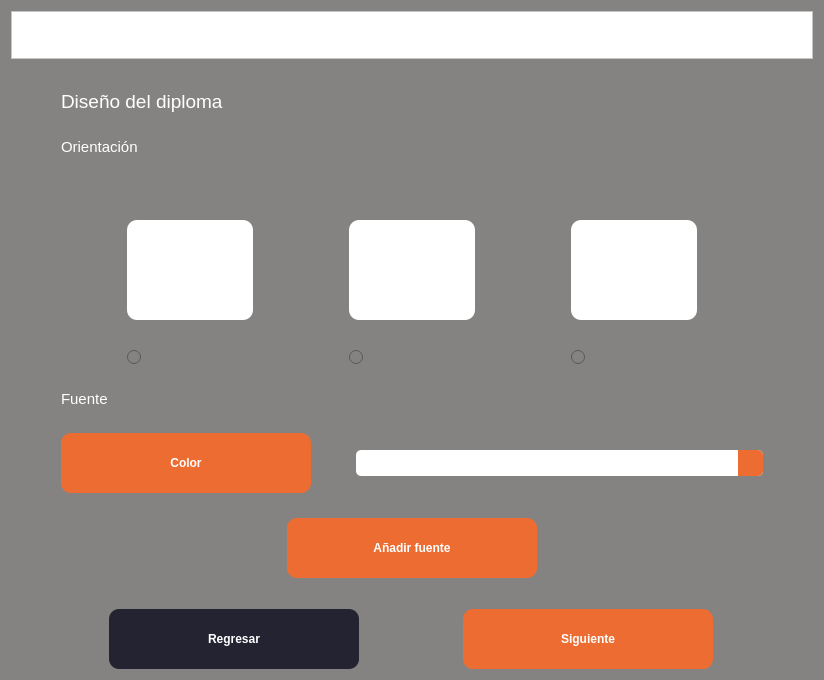
<?xml version="1.0" encoding="UTF-8"?>
<ui version="4.0">
 <class>Form</class>
 <widget class="QWidget" name="Form">
  <property name="geometry">
   <rect>
    <x>0</x>
    <y>0</y>
    <width>824</width>
    <height>680</height>
   </rect>
  </property>
  <property name="palette">
   <palette>
    <active>
     <colorrole role="WindowText">
      <brush brushstyle="SolidPattern">
       <color alpha="255">
        <red>255</red>
        <green>255</green>
        <blue>255</blue>
       </color>
      </brush>
     </colorrole>
     <colorrole role="Button">
      <brush brushstyle="SolidPattern">
       <color alpha="255">
        <red>132</red>
        <green>131</green>
        <blue>130</blue>
       </color>
      </brush>
     </colorrole>
     <colorrole role="Light">
      <brush brushstyle="SolidPattern">
       <color alpha="255">
        <red>255</red>
        <green>255</green>
        <blue>255</blue>
       </color>
      </brush>
     </colorrole>
     <colorrole role="Midlight">
      <brush brushstyle="SolidPattern">
       <color alpha="255">
        <red>255</red>
        <green>255</green>
        <blue>255</blue>
       </color>
      </brush>
     </colorrole>
     <colorrole role="Dark">
      <brush brushstyle="SolidPattern">
       <color alpha="255">
        <red>127</red>
        <green>127</green>
        <blue>127</blue>
       </color>
      </brush>
     </colorrole>
     <colorrole role="Mid">
      <brush brushstyle="SolidPattern">
       <color alpha="255">
        <red>170</red>
        <green>170</green>
        <blue>170</blue>
       </color>
      </brush>
     </colorrole>
     <colorrole role="Text">
      <brush brushstyle="SolidPattern">
       <color alpha="255">
        <red>255</red>
        <green>255</green>
        <blue>255</blue>
       </color>
      </brush>
     </colorrole>
     <colorrole role="BrightText">
      <brush brushstyle="SolidPattern">
       <color alpha="255">
        <red>255</red>
        <green>255</green>
        <blue>255</blue>
       </color>
      </brush>
     </colorrole>
     <colorrole role="ButtonText">
      <brush brushstyle="SolidPattern">
       <color alpha="255">
        <red>255</red>
        <green>255</green>
        <blue>255</blue>
       </color>
      </brush>
     </colorrole>
     <colorrole role="Base">
      <brush brushstyle="SolidPattern">
       <color alpha="255">
        <red>132</red>
        <green>131</green>
        <blue>130</blue>
       </color>
      </brush>
     </colorrole>
     <colorrole role="Window">
      <brush brushstyle="SolidPattern">
       <color alpha="255">
        <red>132</red>
        <green>131</green>
        <blue>130</blue>
       </color>
      </brush>
     </colorrole>
     <colorrole role="Shadow">
      <brush brushstyle="SolidPattern">
       <color alpha="255">
        <red>0</red>
        <green>0</green>
        <blue>0</blue>
       </color>
      </brush>
     </colorrole>
     <colorrole role="AlternateBase">
      <brush brushstyle="SolidPattern">
       <color alpha="255">
        <red>255</red>
        <green>255</green>
        <blue>255</blue>
       </color>
      </brush>
     </colorrole>
     <colorrole role="ToolTipBase">
      <brush brushstyle="SolidPattern">
       <color alpha="255">
        <red>255</red>
        <green>255</green>
        <blue>220</blue>
       </color>
      </brush>
     </colorrole>
     <colorrole role="ToolTipText">
      <brush brushstyle="SolidPattern">
       <color alpha="255">
        <red>0</red>
        <green>0</green>
        <blue>0</blue>
       </color>
      </brush>
     </colorrole>
    </active>
    <inactive>
     <colorrole role="WindowText">
      <brush brushstyle="SolidPattern">
       <color alpha="255">
        <red>255</red>
        <green>255</green>
        <blue>255</blue>
       </color>
      </brush>
     </colorrole>
     <colorrole role="Button">
      <brush brushstyle="SolidPattern">
       <color alpha="255">
        <red>132</red>
        <green>131</green>
        <blue>130</blue>
       </color>
      </brush>
     </colorrole>
     <colorrole role="Light">
      <brush brushstyle="SolidPattern">
       <color alpha="255">
        <red>255</red>
        <green>255</green>
        <blue>255</blue>
       </color>
      </brush>
     </colorrole>
     <colorrole role="Midlight">
      <brush brushstyle="SolidPattern">
       <color alpha="255">
        <red>255</red>
        <green>255</green>
        <blue>255</blue>
       </color>
      </brush>
     </colorrole>
     <colorrole role="Dark">
      <brush brushstyle="SolidPattern">
       <color alpha="255">
        <red>127</red>
        <green>127</green>
        <blue>127</blue>
       </color>
      </brush>
     </colorrole>
     <colorrole role="Mid">
      <brush brushstyle="SolidPattern">
       <color alpha="255">
        <red>170</red>
        <green>170</green>
        <blue>170</blue>
       </color>
      </brush>
     </colorrole>
     <colorrole role="Text">
      <brush brushstyle="SolidPattern">
       <color alpha="255">
        <red>255</red>
        <green>255</green>
        <blue>255</blue>
       </color>
      </brush>
     </colorrole>
     <colorrole role="BrightText">
      <brush brushstyle="SolidPattern">
       <color alpha="255">
        <red>255</red>
        <green>255</green>
        <blue>255</blue>
       </color>
      </brush>
     </colorrole>
     <colorrole role="ButtonText">
      <brush brushstyle="SolidPattern">
       <color alpha="255">
        <red>255</red>
        <green>255</green>
        <blue>255</blue>
       </color>
      </brush>
     </colorrole>
     <colorrole role="Base">
      <brush brushstyle="SolidPattern">
       <color alpha="255">
        <red>132</red>
        <green>131</green>
        <blue>130</blue>
       </color>
      </brush>
     </colorrole>
     <colorrole role="Window">
      <brush brushstyle="SolidPattern">
       <color alpha="255">
        <red>132</red>
        <green>131</green>
        <blue>130</blue>
       </color>
      </brush>
     </colorrole>
     <colorrole role="Shadow">
      <brush brushstyle="SolidPattern">
       <color alpha="255">
        <red>0</red>
        <green>0</green>
        <blue>0</blue>
       </color>
      </brush>
     </colorrole>
     <colorrole role="AlternateBase">
      <brush brushstyle="SolidPattern">
       <color alpha="255">
        <red>255</red>
        <green>255</green>
        <blue>255</blue>
       </color>
      </brush>
     </colorrole>
     <colorrole role="ToolTipBase">
      <brush brushstyle="SolidPattern">
       <color alpha="255">
        <red>255</red>
        <green>255</green>
        <blue>220</blue>
       </color>
      </brush>
     </colorrole>
     <colorrole role="ToolTipText">
      <brush brushstyle="SolidPattern">
       <color alpha="255">
        <red>0</red>
        <green>0</green>
        <blue>0</blue>
       </color>
      </brush>
     </colorrole>
    </inactive>
    <disabled>
     <colorrole role="WindowText">
      <brush brushstyle="SolidPattern">
       <color alpha="255">
        <red>255</red>
        <green>255</green>
        <blue>255</blue>
       </color>
      </brush>
     </colorrole>
     <colorrole role="Button">
      <brush brushstyle="SolidPattern">
       <color alpha="255">
        <red>132</red>
        <green>131</green>
        <blue>130</blue>
       </color>
      </brush>
     </colorrole>
     <colorrole role="Light">
      <brush brushstyle="SolidPattern">
       <color alpha="255">
        <red>255</red>
        <green>255</green>
        <blue>255</blue>
       </color>
      </brush>
     </colorrole>
     <colorrole role="Midlight">
      <brush brushstyle="SolidPattern">
       <color alpha="255">
        <red>255</red>
        <green>255</green>
        <blue>255</blue>
       </color>
      </brush>
     </colorrole>
     <colorrole role="Dark">
      <brush brushstyle="SolidPattern">
       <color alpha="255">
        <red>127</red>
        <green>127</green>
        <blue>127</blue>
       </color>
      </brush>
     </colorrole>
     <colorrole role="Mid">
      <brush brushstyle="SolidPattern">
       <color alpha="255">
        <red>170</red>
        <green>170</green>
        <blue>170</blue>
       </color>
      </brush>
     </colorrole>
     <colorrole role="Text">
      <brush brushstyle="SolidPattern">
       <color alpha="255">
        <red>255</red>
        <green>255</green>
        <blue>255</blue>
       </color>
      </brush>
     </colorrole>
     <colorrole role="BrightText">
      <brush brushstyle="SolidPattern">
       <color alpha="255">
        <red>255</red>
        <green>255</green>
        <blue>255</blue>
       </color>
      </brush>
     </colorrole>
     <colorrole role="ButtonText">
      <brush brushstyle="SolidPattern">
       <color alpha="255">
        <red>255</red>
        <green>255</green>
        <blue>255</blue>
       </color>
      </brush>
     </colorrole>
     <colorrole role="Base">
      <brush brushstyle="SolidPattern">
       <color alpha="255">
        <red>132</red>
        <green>131</green>
        <blue>130</blue>
       </color>
      </brush>
     </colorrole>
     <colorrole role="Window">
      <brush brushstyle="SolidPattern">
       <color alpha="255">
        <red>132</red>
        <green>131</green>
        <blue>130</blue>
       </color>
      </brush>
     </colorrole>
     <colorrole role="Shadow">
      <brush brushstyle="SolidPattern">
       <color alpha="255">
        <red>0</red>
        <green>0</green>
        <blue>0</blue>
       </color>
      </brush>
     </colorrole>
     <colorrole role="AlternateBase">
      <brush brushstyle="SolidPattern">
       <color alpha="255">
        <red>255</red>
        <green>255</green>
        <blue>255</blue>
       </color>
      </brush>
     </colorrole>
     <colorrole role="ToolTipBase">
      <brush brushstyle="SolidPattern">
       <color alpha="255">
        <red>255</red>
        <green>255</green>
        <blue>220</blue>
       </color>
      </brush>
     </colorrole>
     <colorrole role="ToolTipText">
      <brush brushstyle="SolidPattern">
       <color alpha="255">
        <red>0</red>
        <green>0</green>
        <blue>0</blue>
       </color>
      </brush>
     </colorrole>
    </disabled>
   </palette>
  </property>
  <property name="windowTitle">
   <string>Generador de Diplomas</string>
  </property>
  <property name="autoFillBackground">
   <bool>false</bool>
  </property>
  <property name="styleSheet">
   <string notr="true">color: white;
background-color: rgb(132, 131, 130);</string>
  </property>
  <layout class="QVBoxLayout" name="verticalLayout_3">
   <item>
    <widget class="QFrame" name="frame">
     <property name="sizePolicy">
      <sizepolicy hsizetype="Preferred" vsizetype="Fixed">
       <horstretch>0</horstretch>
       <verstretch>0</verstretch>
      </sizepolicy>
     </property>
     <property name="maximumSize">
      <size>
       <width>16777215</width>
       <height>81</height>
      </size>
     </property>
     <property name="autoFillBackground">
      <bool>false</bool>
     </property>
     <property name="styleSheet">
      <string notr="true">background-color: rgb(255, 255, 255)
</string>
     </property>
     <property name="frameShape">
      <enum>QFrame::StyledPanel</enum>
     </property>
     <property name="frameShadow">
      <enum>QFrame::Raised</enum>
     </property>
     <layout class="QGridLayout" name="gridLayout_2">
      <item row="0" column="0">
       <widget class="QLabel" name="lbLogo">
        <property name="sizePolicy">
         <sizepolicy hsizetype="Maximum" vsizetype="Preferred">
          <horstretch>0</horstretch>
          <verstretch>0</verstretch>
         </sizepolicy>
        </property>
        <property name="autoFillBackground">
         <bool>false</bool>
        </property>
        <property name="styleSheet">
         <string notr="true"/>
        </property>
        <property name="text">
         <string/>
        </property>
        <property name="pixmap">
         <pixmap>../images/csoftmty_logo.png</pixmap>
        </property>
        <property name="scaledContents">
         <bool>false</bool>
        </property>
       </widget>
      </item>
     </layout>
    </widget>
   </item>
   <item>
    <layout class="QVBoxLayout" name="verticalLayout_4">
     <property name="spacing">
      <number>25</number>
     </property>
     <property name="leftMargin">
      <number>50</number>
     </property>
     <property name="topMargin">
      <number>25</number>
     </property>
     <property name="rightMargin">
      <number>50</number>
     </property>
     <property name="bottomMargin">
      <number>25</number>
     </property>
     <item>
      <widget class="QLabel" name="label_2">
       <property name="sizePolicy">
        <sizepolicy hsizetype="Preferred" vsizetype="Fixed">
         <horstretch>0</horstretch>
         <verstretch>0</verstretch>
        </sizepolicy>
       </property>
       <property name="font">
        <font>
         <pointsize>14</pointsize>
         <weight>50</weight>
         <bold>false</bold>
        </font>
       </property>
       <property name="text">
        <string>Diseño del diploma</string>
       </property>
      </widget>
     </item>
     <item>
      <layout class="QVBoxLayout" name="verticalLayout_2">
       <item>
        <widget class="QLabel" name="label_3">
         <property name="sizePolicy">
          <sizepolicy hsizetype="Preferred" vsizetype="Fixed">
           <horstretch>0</horstretch>
           <verstretch>0</verstretch>
          </sizepolicy>
         </property>
         <property name="font">
          <font>
           <pointsize>11</pointsize>
           <weight>50</weight>
           <bold>false</bold>
          </font>
         </property>
         <property name="text">
          <string>Orientación</string>
         </property>
        </widget>
       </item>
       <item>
        <widget class="QLabel" name="label">
         <property name="maximumSize">
          <size>
           <width>700</width>
           <height>30</height>
          </size>
         </property>
         <property name="frameShape">
          <enum>QFrame::NoFrame</enum>
         </property>
         <property name="text">
          <string/>
         </property>
         <property name="pixmap">
          <pixmap>../images/LabelColors.png</pixmap>
         </property>
         <property name="scaledContents">
          <bool>true</bool>
         </property>
         <property name="alignment">
          <set>Qt::AlignCenter</set>
         </property>
        </widget>
       </item>
      </layout>
     </item>
     <item>
      <layout class="QHBoxLayout" name="horizontalLayout_2" stretch="1,1,1">
       <property name="spacing">
        <number>30</number>
       </property>
       <item>
        <layout class="QGridLayout" name="gridLayout_3">
         <item row="0" column="0">
          <widget class="QPushButton" name="btnLeft">
           <property name="minimumSize">
            <size>
             <width>126</width>
             <height>100</height>
            </size>
           </property>
           <property name="maximumSize">
            <size>
             <width>126</width>
             <height>100</height>
            </size>
           </property>
           <property name="cursor">
            <cursorShape>PointingHandCursor</cursorShape>
           </property>
           <property name="styleSheet">
            <string notr="true">background-color: rgb(255, 255, 255);
border-radius: 10px</string>
           </property>
           <property name="text">
            <string/>
           </property>
           <property name="icon">
            <iconset>
             <normaloff>../images/LeftDiploma.png</normaloff>../images/LeftDiploma.png</iconset>
           </property>
           <property name="iconSize">
            <size>
             <width>250</width>
             <height>100</height>
            </size>
           </property>
          </widget>
         </item>
         <item row="1" column="0">
          <widget class="QRadioButton" name="rbLeft">
           <property name="text">
            <string/>
           </property>
          </widget>
         </item>
        </layout>
       </item>
       <item>
        <layout class="QGridLayout" name="gridLayout_4">
         <item row="0" column="0">
          <widget class="QPushButton" name="btnCenter">
           <property name="minimumSize">
            <size>
             <width>126</width>
             <height>100</height>
            </size>
           </property>
           <property name="maximumSize">
            <size>
             <width>126</width>
             <height>100</height>
            </size>
           </property>
           <property name="cursor">
            <cursorShape>PointingHandCursor</cursorShape>
           </property>
           <property name="styleSheet">
            <string notr="true">background-color: rgb(255, 255, 255);
border-radius: 10px</string>
           </property>
           <property name="text">
            <string/>
           </property>
           <property name="icon">
            <iconset>
             <normaloff>../images/CenterDiploma.png</normaloff>../images/CenterDiploma.png</iconset>
           </property>
           <property name="iconSize">
            <size>
             <width>200</width>
             <height>100</height>
            </size>
           </property>
          </widget>
         </item>
         <item row="1" column="0">
          <widget class="QRadioButton" name="rbCenter">
           <property name="text">
            <string/>
           </property>
          </widget>
         </item>
        </layout>
       </item>
       <item>
        <layout class="QGridLayout" name="gridLayout_5">
         <item row="0" column="0">
          <widget class="QPushButton" name="btnRight">
           <property name="sizePolicy">
            <sizepolicy hsizetype="Minimum" vsizetype="Fixed">
             <horstretch>0</horstretch>
             <verstretch>0</verstretch>
            </sizepolicy>
           </property>
           <property name="minimumSize">
            <size>
             <width>126</width>
             <height>100</height>
            </size>
           </property>
           <property name="maximumSize">
            <size>
             <width>126</width>
             <height>100</height>
            </size>
           </property>
           <property name="cursor">
            <cursorShape>PointingHandCursor</cursorShape>
           </property>
           <property name="styleSheet">
            <string notr="true">background-color: rgb(255, 255, 255);
border-radius: 10px</string>
           </property>
           <property name="text">
            <string/>
           </property>
           <property name="icon">
            <iconset>
             <normaloff>../images/RightDiploma.png</normaloff>../images/RightDiploma.png</iconset>
           </property>
           <property name="iconSize">
            <size>
             <width>250</width>
             <height>100</height>
            </size>
           </property>
          </widget>
         </item>
         <item row="1" column="0">
          <widget class="QRadioButton" name="rbRight">
           <property name="text">
            <string/>
           </property>
          </widget>
         </item>
        </layout>
       </item>
      </layout>
     </item>
     <item>
      <layout class="QVBoxLayout" name="verticalLayout">
       <item>
        <widget class="QLabel" name="label_4">
         <property name="sizePolicy">
          <sizepolicy hsizetype="Preferred" vsizetype="Fixed">
           <horstretch>0</horstretch>
           <verstretch>0</verstretch>
          </sizepolicy>
         </property>
         <property name="font">
          <font>
           <pointsize>11</pointsize>
           <weight>50</weight>
           <bold>false</bold>
          </font>
         </property>
         <property name="text">
          <string>Fuente</string>
         </property>
        </widget>
       </item>
       <item>
        <layout class="QHBoxLayout" name="horizontalLayout_4">
         <property name="spacing">
          <number>45</number>
         </property>
         <item>
          <widget class="QPushButton" name="btnColor">
           <property name="sizePolicy">
            <sizepolicy hsizetype="Maximum" vsizetype="Fixed">
             <horstretch>0</horstretch>
             <verstretch>0</verstretch>
            </sizepolicy>
           </property>
           <property name="minimumSize">
            <size>
             <width>250</width>
             <height>60</height>
            </size>
           </property>
           <property name="font">
            <font>
             <pointsize>9</pointsize>
             <weight>75</weight>
             <bold>true</bold>
            </font>
           </property>
           <property name="styleSheet">
            <string notr="true">background-color: rgb(237, 108, 50);
border-radius: 10px</string>
           </property>
           <property name="text">
            <string>Color</string>
           </property>
          </widget>
         </item>
         <item>
          <widget class="QComboBox" name="cbFont">
           <property name="styleSheet">
            <string notr="true">QComboBox{
    border: none;
    border-radius: 5px;
    background-color: rgb(255, 255, 255);
    color: rgb(0, 0, 0);
    padding: 5px; 
}

QComboBox::drop-down{
    background-color: rgb(237, 108, 50);
    border: none;
    width: 25px;
    border-top-right-radius: 5px;
    border-bottom-right-radius: 5px;
}

QComboBox::down-arrow{
    image: url(../images/chevron.png);
    width: 14px;
    height: 14px;
}

QListView{
    border: none;
    color: rgb(132, 131, 130);
    background-color: rgb(255, 255, 255);
    font-weight: bold;
    selection-background-color: rgb(237, 108, 50);
    show-decoration-selected: 1;
    margin-left: -10px;
    padding-left: 15px;
}

QListView::item:hover{
    background-color: rgb(237, 108, 50);
    border: none;
}</string>
           </property>
          </widget>
         </item>
        </layout>
       </item>
       <item>
        <layout class="QHBoxLayout" name="horizontalLayout_3">
         <item>
          <widget class="QPushButton" name="btnAddFont">
           <property name="sizePolicy">
            <sizepolicy hsizetype="Maximum" vsizetype="Fixed">
             <horstretch>0</horstretch>
             <verstretch>0</verstretch>
            </sizepolicy>
           </property>
           <property name="minimumSize">
            <size>
             <width>250</width>
             <height>60</height>
            </size>
           </property>
           <property name="font">
            <font>
             <pointsize>9</pointsize>
             <weight>75</weight>
             <bold>true</bold>
            </font>
           </property>
           <property name="styleSheet">
            <string notr="true">background-color: rgb(237, 108, 50);
border-radius: 10px</string>
           </property>
           <property name="text">
            <string>Añadir fuente</string>
           </property>
          </widget>
         </item>
        </layout>
       </item>
      </layout>
     </item>
    </layout>
   </item>
   <item>
    <layout class="QHBoxLayout" name="horizontalLayout">
     <item>
      <widget class="QPushButton" name="btnBack">
       <property name="sizePolicy">
        <sizepolicy hsizetype="Maximum" vsizetype="Fixed">
         <horstretch>0</horstretch>
         <verstretch>0</verstretch>
        </sizepolicy>
       </property>
       <property name="minimumSize">
        <size>
         <width>250</width>
         <height>60</height>
        </size>
       </property>
       <property name="font">
        <font>
         <pointsize>9</pointsize>
         <weight>75</weight>
         <bold>true</bold>
        </font>
       </property>
       <property name="styleSheet">
        <string notr="true">background-color: #242331;
border-radius: 10px</string>
       </property>
       <property name="text">
        <string>Regresar</string>
       </property>
      </widget>
     </item>
     <item>
      <widget class="QPushButton" name="btnNext">
       <property name="sizePolicy">
        <sizepolicy hsizetype="Maximum" vsizetype="Fixed">
         <horstretch>0</horstretch>
         <verstretch>0</verstretch>
        </sizepolicy>
       </property>
       <property name="minimumSize">
        <size>
         <width>250</width>
         <height>60</height>
        </size>
       </property>
       <property name="font">
        <font>
         <pointsize>9</pointsize>
         <weight>75</weight>
         <bold>true</bold>
        </font>
       </property>
       <property name="styleSheet">
        <string notr="true">background-color: rgb(237, 108, 50);
border-radius: 10px</string>
       </property>
       <property name="text">
        <string>Siguiente</string>
       </property>
      </widget>
     </item>
    </layout>
   </item>
  </layout>
 </widget>
 <resources/>
 <connections/>
</ui>
